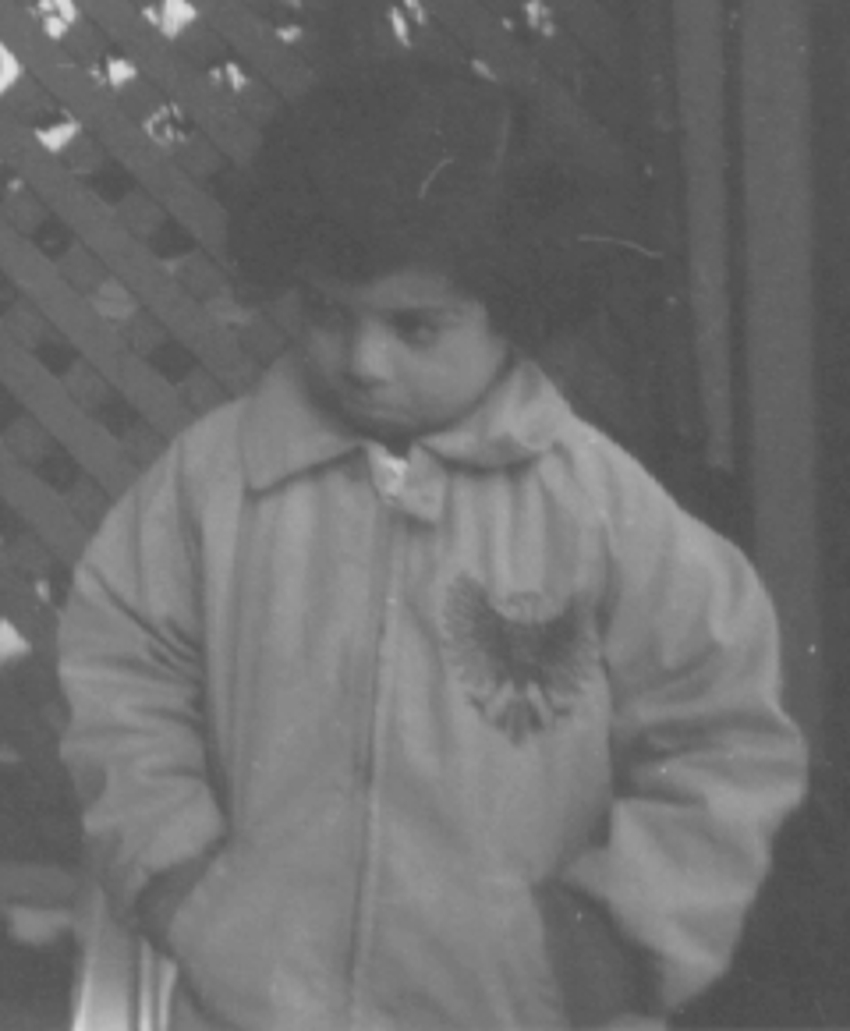
#> input picture Python/2020/opencv/girl.jpg, 850 x 1031 px
$ python histogram.py
#> lines starting #> are read from the running program, lines starting #| are printed output that depends on the picture
import cv2
import numpy as np
from matplotlib import pyplot as plt


if __name__ == '__main__':
    img = cv2.imread('girl.jpg', 0)
#> img is the input picture: shape (1031, 850); min 74, max 225, mean 110.3
    after = cv2.equalizeHist(img)
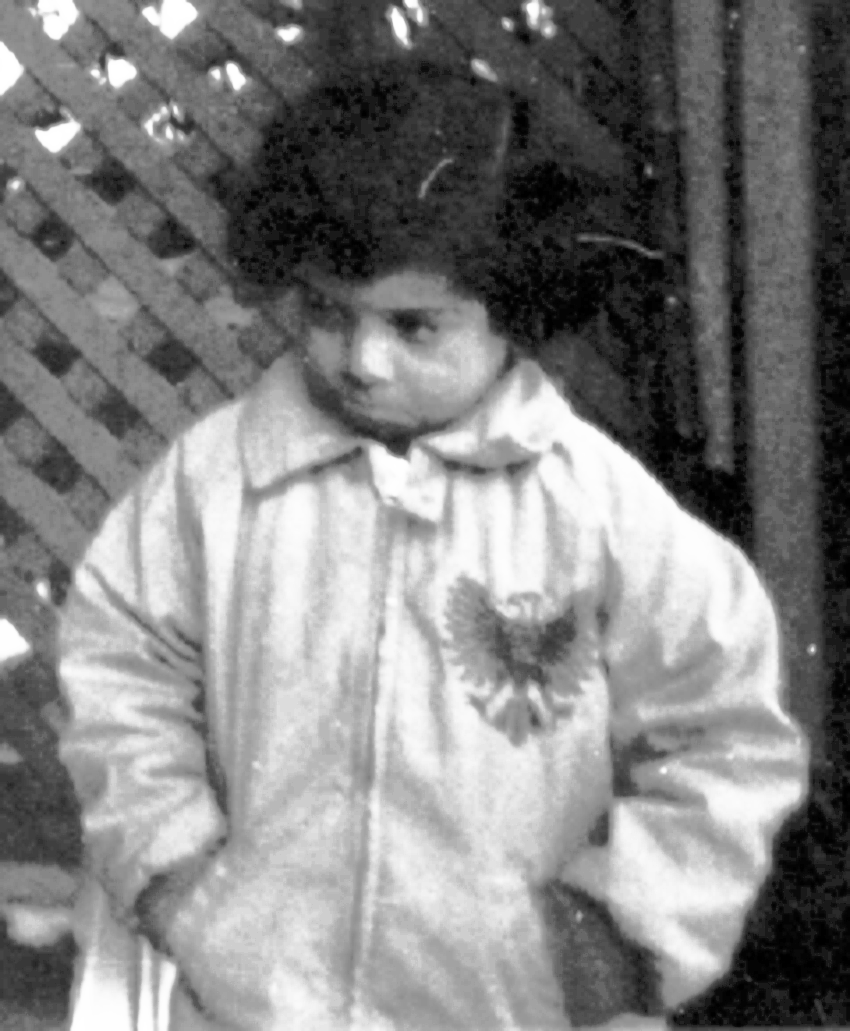
#> after: shape (1031, 850); min 0, max 255, mean 129.6
    # after = cv2.medianBlur(after, 5)

    plt.subplot(211)
    plt.title('Before')
    plt.hist(img.ravel(), 256, [0, 256])
    plt.subplot(212)
    plt.title('After')
    plt.hist(after.ravel(), 256, [0, 256])

    cv2.imshow('Before', img)
    cv2.imshow('After', after)

    plt.show()
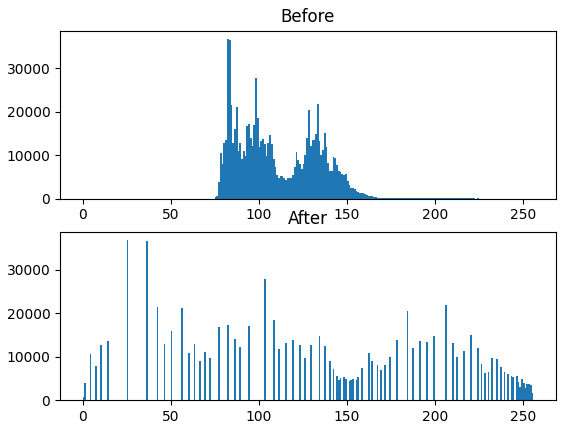
#> figure drawn by matplotlib, 2 panels; panel 1: tallest bar 36765 high, from x = 82 to 83; panel 2: tallest bar 36765 high, from x = 25 to 26

    cv2.waitKey()
    cv2.destroyAllWindows()

$ run again, with Python/2020/opencv/F1Car.jpg copied over Python/2020/opencv/girl.jpg
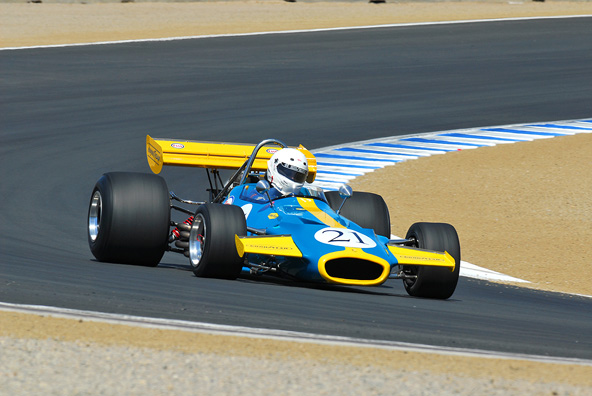
#> input picture Python/2020/opencv/F1Car.jpg, 592 x 396 px
#> `after = cv2.equalizeHist(img)`:
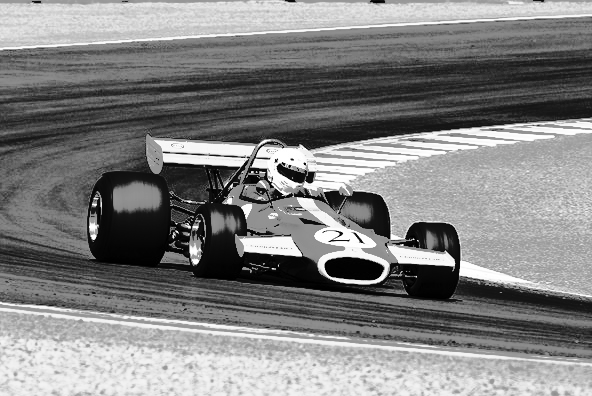
#> after: shape (396, 592); min 0, max 255, mean 129.5
#> `plt.show()`:
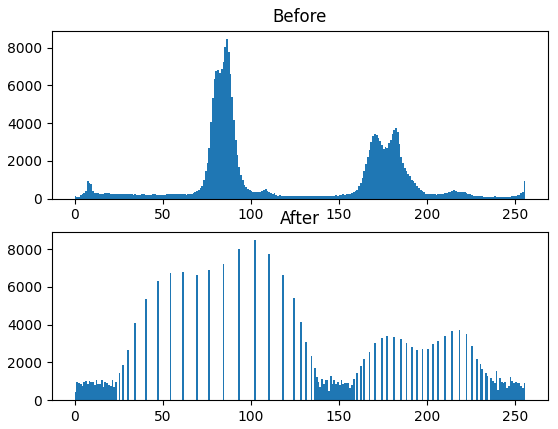
#> figure drawn by matplotlib, 2 panels; panel 1: tallest bar 8480 high, from x = 86 to 87; panel 2: tallest bar 8480 high, from x = 102 to 103

$ run again, with Python/2020/opencv/Image.jpg copied over Python/2020/opencv/girl.jpg
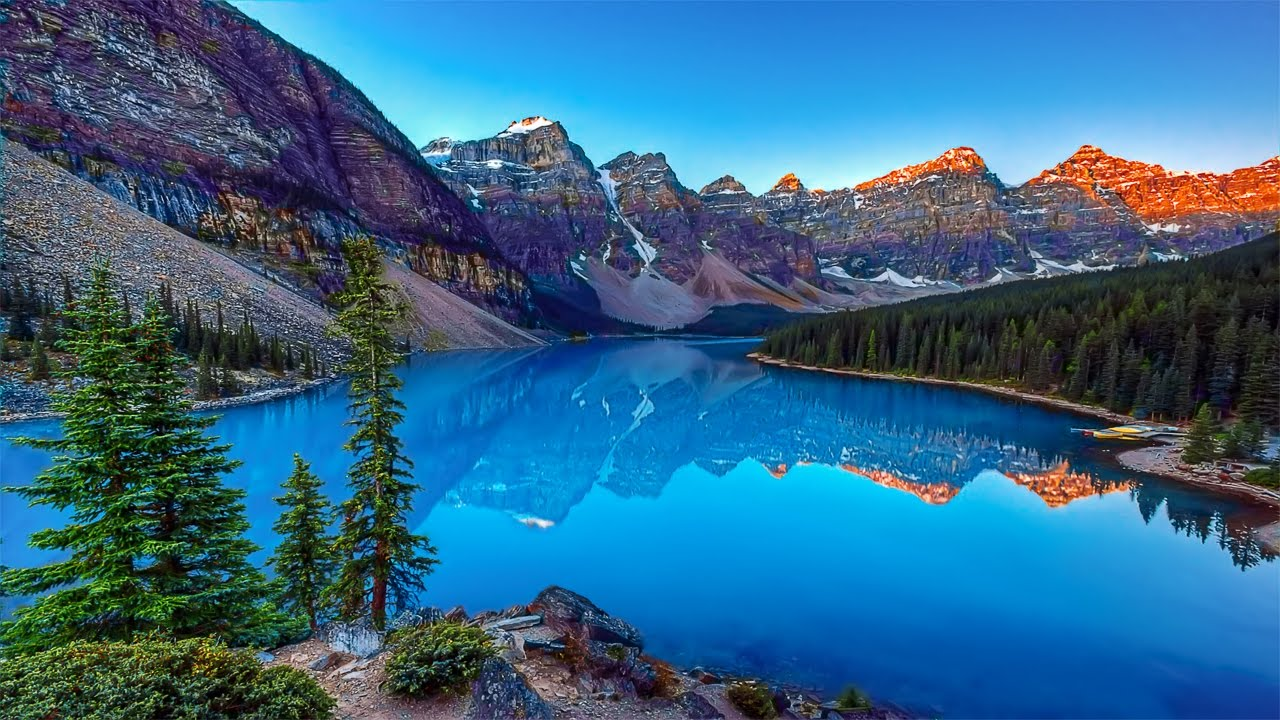
#> input picture Python/2020/opencv/Image.jpg, 1280 x 720 px
#> `after = cv2.equalizeHist(img)`:
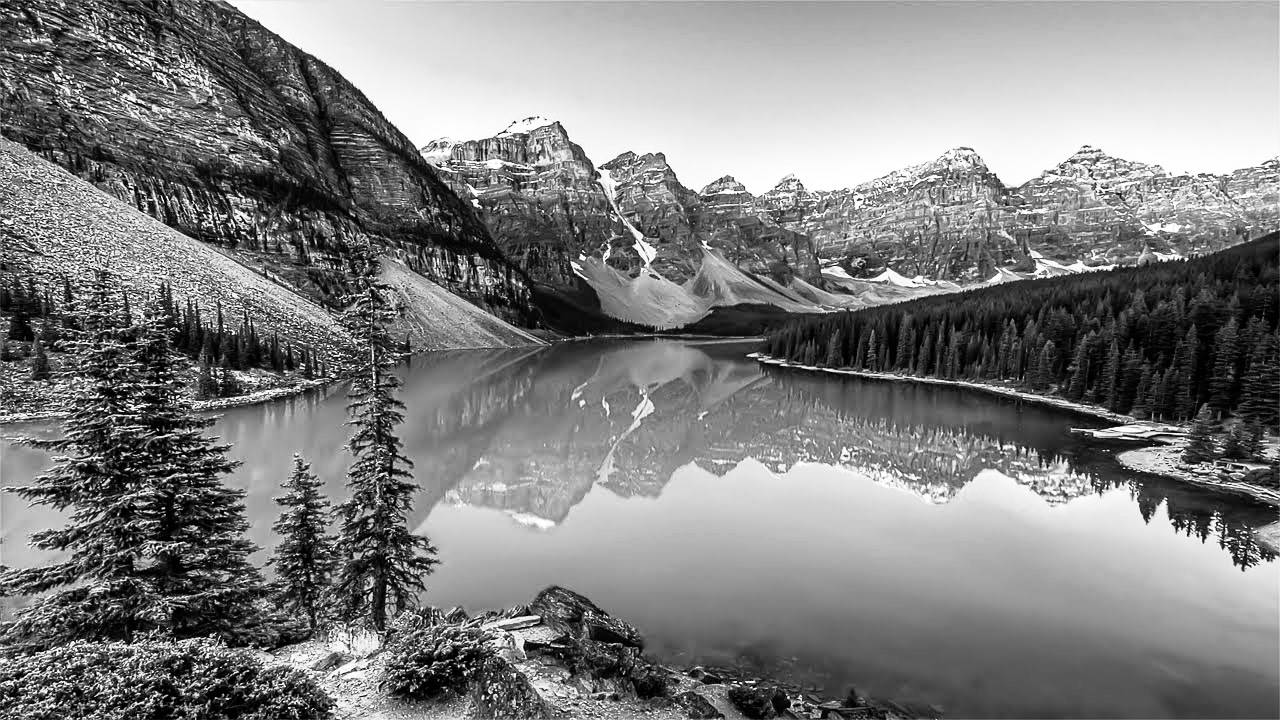
#> after: shape (720, 1280); min 0, max 255, mean 128.2
#> `plt.show()`:
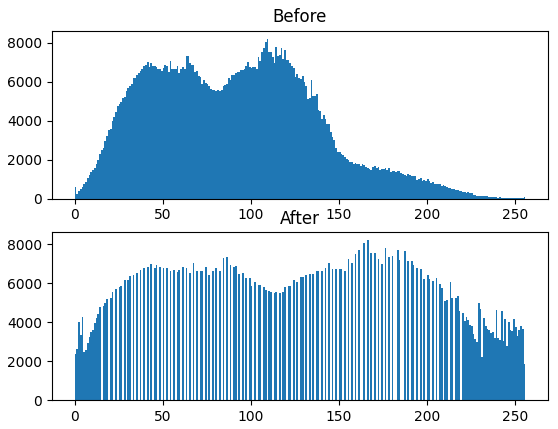
#> figure drawn by matplotlib, 2 panels; panel 1: tallest bar 8215 high, from x = 109 to 110; panel 2: tallest bar 8215 high, from x = 166 to 167

$ run again, with Python/2020/opencv/coins.jpg copied over Python/2020/opencv/girl.jpg
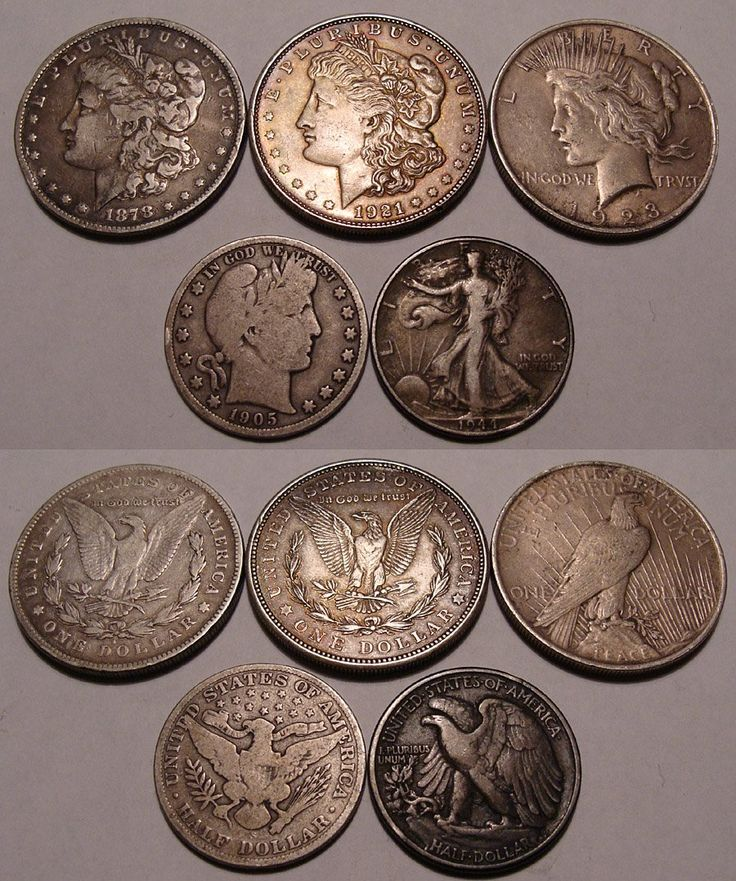
#> input picture Python/2020/opencv/coins.jpg, 736 x 881 px
#> `after = cv2.equalizeHist(img)`:
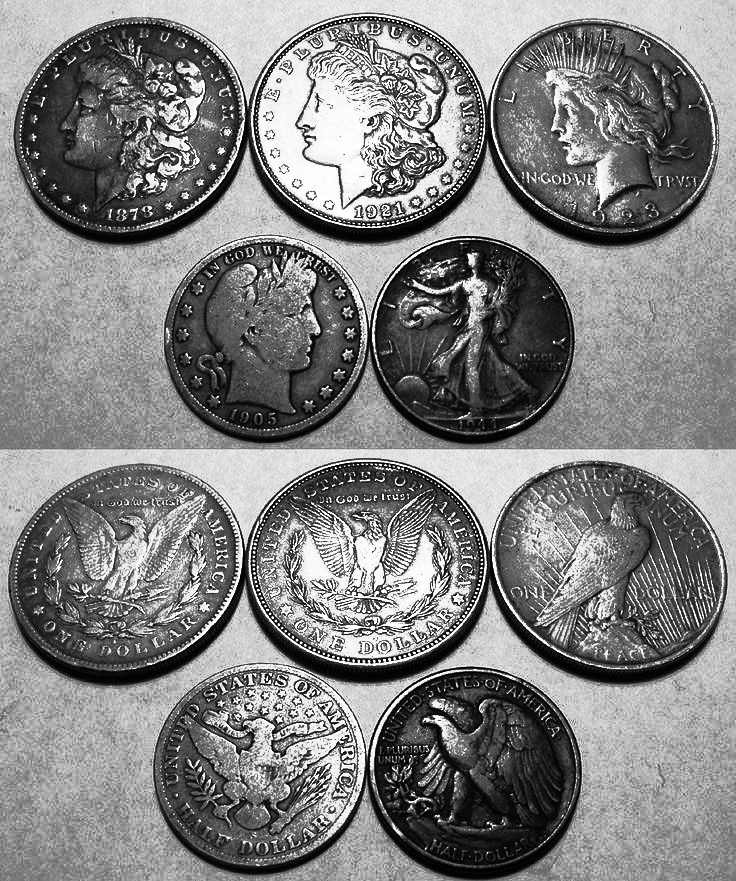
#> after: shape (881, 736); min 0, max 255, mean 128.8
#> `plt.show()`:
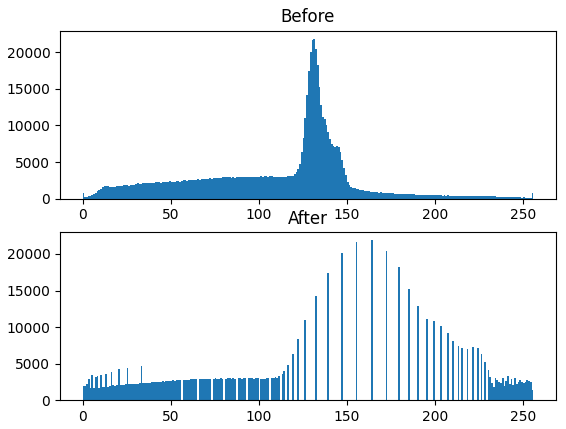
#> figure drawn by matplotlib, 2 panels; panel 1: tallest bar 21886 high, from x = 131 to 132; panel 2: tallest bar 21886 high, from x = 164 to 165
